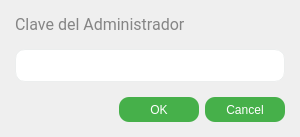
<?xml version="1.0" encoding="UTF-8"?>
<ui version="4.0">
 <class>ConfirmarTransferencia</class>
 <widget class="QDialog" name="ConfirmarTransferencia">
  <property name="geometry">
   <rect>
    <x>0</x>
    <y>0</y>
    <width>300</width>
    <height>125</height>
   </rect>
  </property>
  <property name="windowTitle">
   <string>Dialog</string>
  </property>
  <layout class="QVBoxLayout" name="verticalLayout_2">
   <property name="spacing">
    <number>15</number>
   </property>
   <property name="leftMargin">
    <number>15</number>
   </property>
   <property name="topMargin">
    <number>15</number>
   </property>
   <property name="rightMargin">
    <number>15</number>
   </property>
   <property name="bottomMargin">
    <number>15</number>
   </property>
   <item>
    <layout class="QVBoxLayout" name="verticalLayout">
     <item>
      <widget class="QLabel" name="elPatio_18">
       <property name="font">
        <font>
         <family>Roboto</family>
         <pointsize>12</pointsize>
        </font>
       </property>
       <property name="styleSheet">
        <string notr="true">color: rgb(133, 133, 133);
</string>
       </property>
       <property name="text">
        <string>Clave del Administrador</string>
       </property>
      </widget>
     </item>
     <item>
      <widget class="QLineEdit" name="le_claveAdmin">
       <property name="font">
        <font>
         <family>Roboto</family>
         <pointsize>12</pointsize>
        </font>
       </property>
       <property name="acceptDrops">
        <bool>false</bool>
       </property>
       <property name="styleSheet">
        <string notr="true">border-radius: 10px;
border: 1px solid #ECEEEE;
padding: 5px;
color: rgb(133, 133, 133);</string>
       </property>
       <property name="inputMask">
        <string>9999</string>
       </property>
      </widget>
     </item>
    </layout>
   </item>
   <item>
    <widget class="QDialogButtonBox" name="buttonBox">
     <property name="minimumSize">
      <size>
       <width>0</width>
       <height>0</height>
      </size>
     </property>
     <property name="acceptDrops">
      <bool>false</bool>
     </property>
     <property name="layoutDirection">
      <enum>Qt::LeftToRight</enum>
     </property>
     <property name="autoFillBackground">
      <bool>false</bool>
     </property>
     <property name="styleSheet">
      <string notr="true">*{
	width: 70px;
	height: 15px;
	color: white;
	border-radius: 10px;
	background-color: #46B04A;
	border: none;
	padding: 5px;
}

</string>
     </property>
     <property name="orientation">
      <enum>Qt::Horizontal</enum>
     </property>
     <property name="standardButtons">
      <set>QDialogButtonBox::Cancel|QDialogButtonBox::Ok</set>
     </property>
     <property name="centerButtons">
      <bool>false</bool>
     </property>
    </widget>
   </item>
  </layout>
 </widget>
 <resources/>
 <connections>
  <connection>
   <sender>buttonBox</sender>
   <signal>accepted()</signal>
   <receiver>ConfirmarTransferencia</receiver>
   <slot>accept()</slot>
   <hints>
    <hint type="sourcelabel">
     <x>248</x>
     <y>254</y>
    </hint>
    <hint type="destinationlabel">
     <x>157</x>
     <y>274</y>
    </hint>
   </hints>
  </connection>
  <connection>
   <sender>buttonBox</sender>
   <signal>rejected()</signal>
   <receiver>ConfirmarTransferencia</receiver>
   <slot>reject()</slot>
   <hints>
    <hint type="sourcelabel">
     <x>316</x>
     <y>260</y>
    </hint>
    <hint type="destinationlabel">
     <x>286</x>
     <y>274</y>
    </hint>
   </hints>
  </connection>
 </connections>
</ui>
